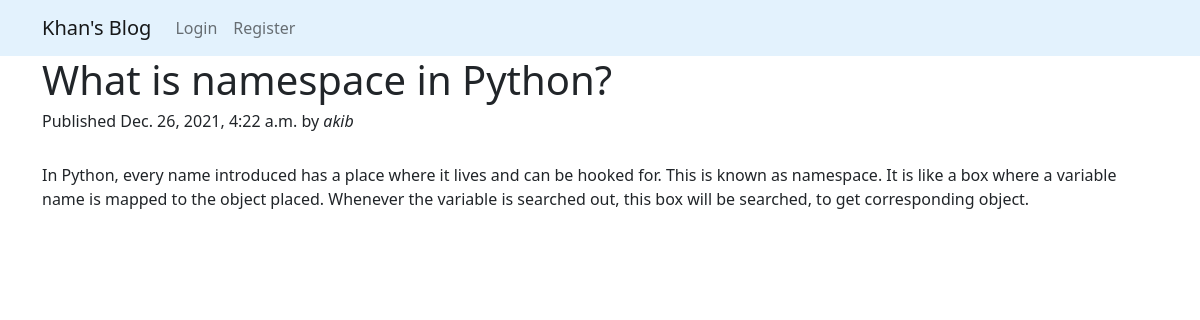
The app's page /articles/p12/ with its own data.
### articles/models.py (models this page shows, shortened)
class Article(models.Model):
    title = models.CharField(max_length=200)
    description = models.TextField()
    slug = models.SlugField(max_length=100, unique=True)
    published = models.DateTimeField(auto_now_add=True)
    author = models.ForeignKey(User, on_delete=models.CASCADE)

### articles/views.py (the view)
# urls.py: path('articles/<slug:slug>/', article_details, name='article_details'),
def article_details(request, slug):
    article = get_object_or_404(Article, slug = slug)
    return render(request, 'details.html', {'article':article})

### articles/templates/details.html (shortened to what this page needs)
{%  extends 'base.html' %}
{% block body %}
<div class="container">
    <h1>{{article.title}}</h1>
    <h6> Published {{article.published}} by <i> {{article.author}} </i> </h6>
    <br>
    <p>{{article.description}}</p>
</div>
{% endblock %}

### records on screen
Article: title "What is namespace in Python?", published "Dec. 26, 2021, 4:22 a.m.", author "akib", description "In Python, every name introduced has a place where it lives and can be hooked for. This is known as namespace. It is like a box where a variable name is mapped to the object placed. Whenever the variable is searched out, this box will be searched, to get corresponding object."
